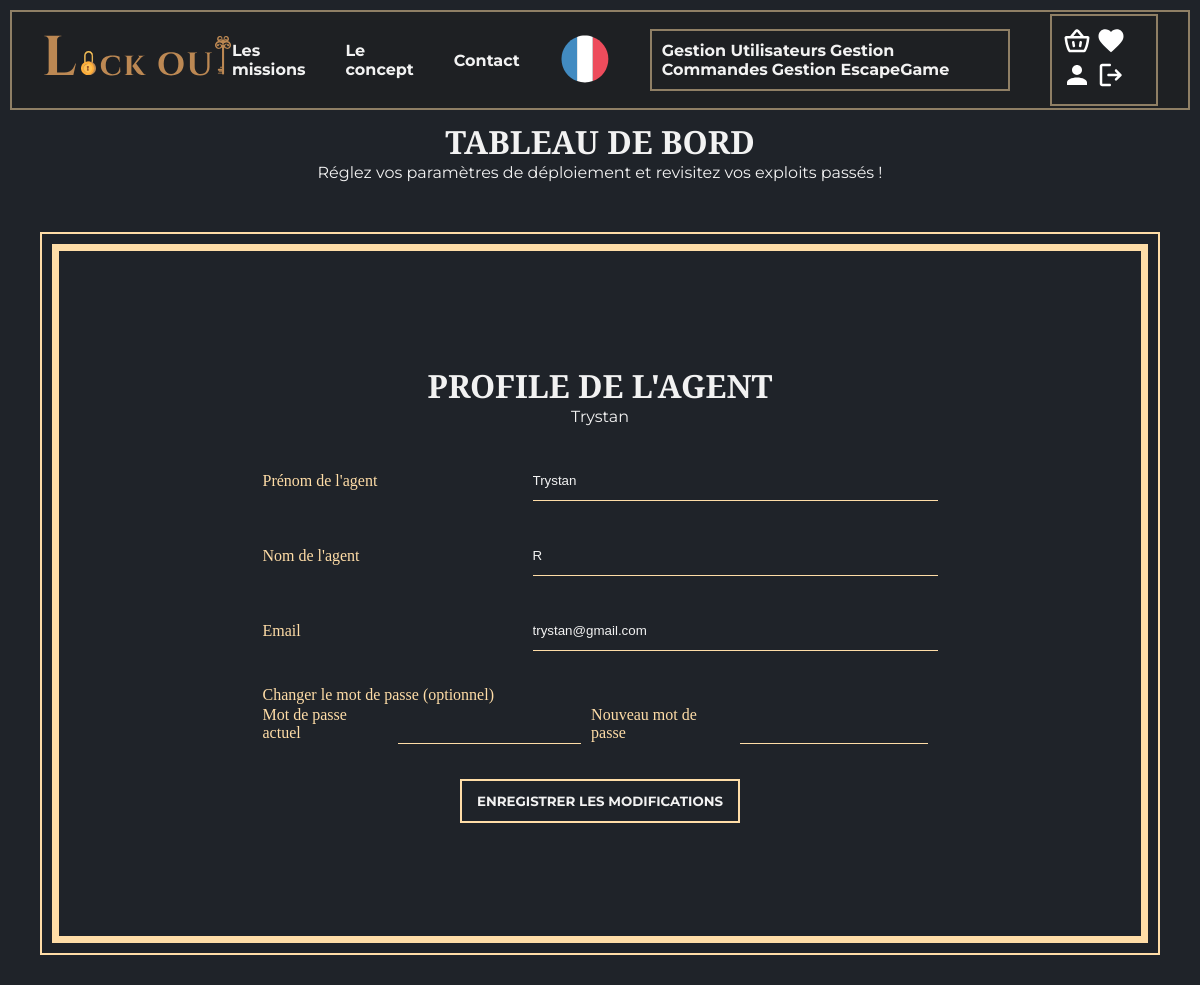
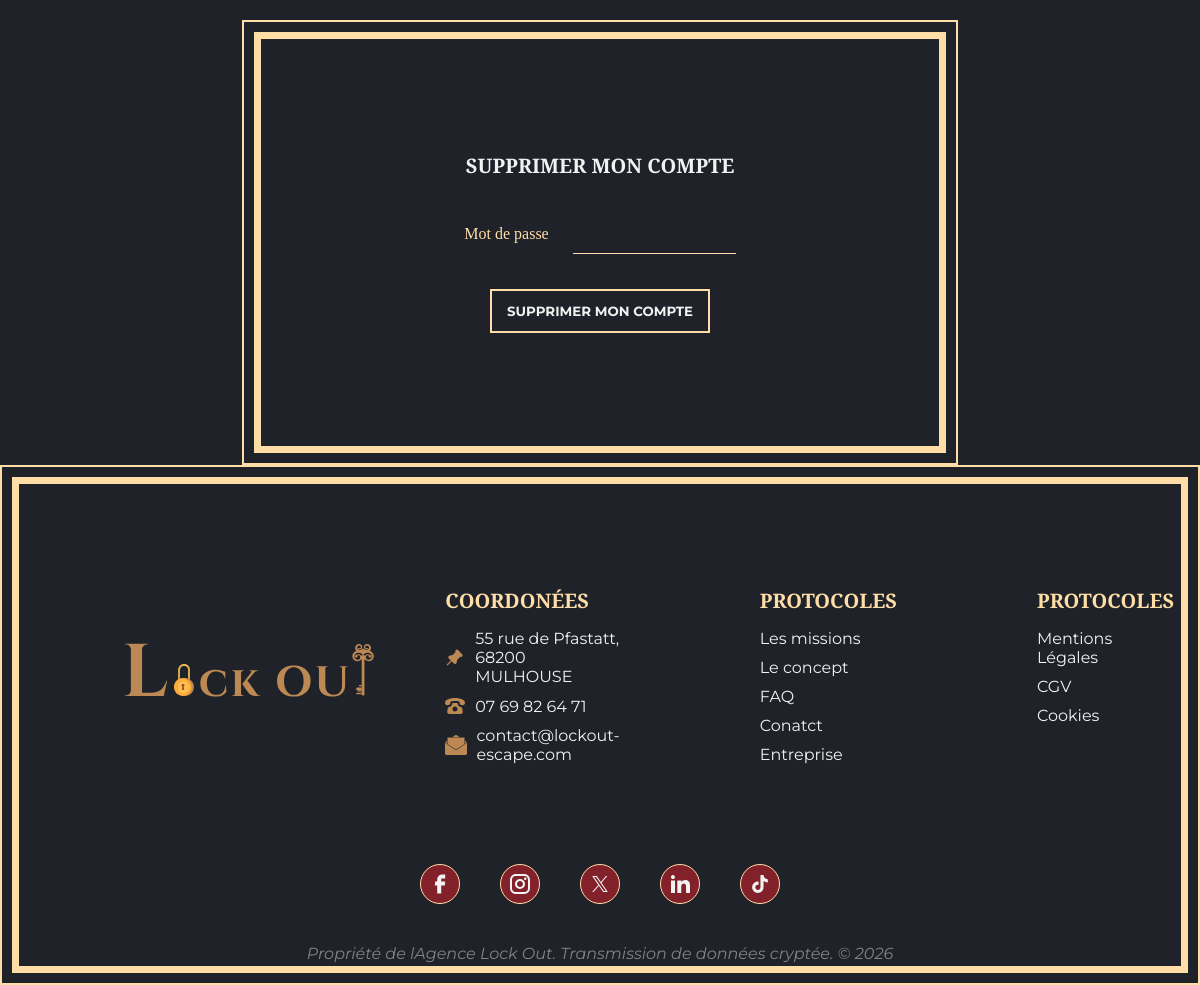
Screenshot of /index.php?action=profil (signed in) with the database file from the repository (2 pictures, top to bottom).
### tables this page shows
CREATE TABLE `client` (
  `id_client` int(11) NOT NULL,
  `nom` varchar(50) NOT NULL,
  `prénom` varchar(50) NOT NULL,
  `mail` varchar(100) NOT NULL,
  `mdp` varchar(100) NOT NULL,
  `statut` int(5) NOT NULL,
  `adresse` varchar(100) NOT NULL,
  `code_postal` int(5) NOT NULL,
  `ville` varchar(100) NOT NULL,
  `téléphone` int(17) NOT NULL
);

### vue/vue.class.php (called while the page is built, shortened)
<?php
class Vue {
  private $fichierVue;
  public function __construct($action) {
    $this->fichierVue = "vue/vue".$action.".php";
  }
  public function afficher($data) {
    require $this->fichierVue;
    require "gabarit.php";
  }
}

### controleur/CtlUtilisateur.class.php (called while the page is built, shortened)
<?php
require_once "modele/utilisateur.class.php";
require_once "vue/vue.class.php";
class CtlUtilisateur {
    private $utilisateur;
    public function __construct() {
        $this->utilisateur = new Utilisateur();
    }
    public function profil($erreur = "") {
        $utilisateur = $this->utilisateur->getUtilisateurByEmail($_SESSION['email']);
        $vue = new Vue("Profil");
        $vue->afficher(array(
            "utilisateur" => $utilisateur,
            "erreur" => $erreur
        ));
    }
}

### index.php (called while the page is built, shortened)
<?php
require "includes/default_config.php";
$routeur = new Routeur();
$routeur->routerRequete();

### modele/utilisateur.class.php (called while the page is built, shortened)
<?php
require_once "modele/database.class.php";
class Utilisateur extends Database {
  public function getUtilisateurByEmail($email) {
    $req = 'SELECT id_client AS id_utilisateur, nom, prénom AS prenom, mail, mdp, statut, adresse, code_postal, ville, téléphone AS telephone FROM client WHERE mail=?';
    $resultat = $this->execReqPrep($req, array($email));
    if (is_array($resultat) && isset($resultat[0]))
      return $resultat[0];
    return array();
  }
}

### modele/database.class.php (called while the page is built, shortened)
<?php
abstract class Database {
  private $bdd;
  protected function execReqPrep($req, $data) {
    $reponse = $this->connexionBDD()->prepare($req);
    if($reponse->execute($data)) {
      $resultat = $reponse->fetchAll(PDO::FETCH_ASSOC);
    if(!empty($resultat))
      return $resultat;
    else
      return $reponse->rowCount();
    }
    return FALSE;
  }
  private function connexionBDD() {
    global $conf;
    if (!isset($this->bdd))
      try {
        $options=array(PDO::MYSQL_ATTR_INIT_COMMAND => "SET NAMES utf8");
        $this->bdd = new PDO('mysql:host='. $conf->DBHost .';dbname='.$conf->DBName, $conf->DBUser, $conf->DBPwd, $options);
      }
      catch(Exception $err) {
        throw new Exception("Connexion à la BDD");
      }
    return $this->bdd;
  }
}

### vue/vueProfil.php (the view, shortened to what this page needs)
<?php
$cssLink = '<link href="style/profil.css" rel="stylesheet">';
$utilisateur = $utilisateur ?? array();
?>
<section class="profil">
    <div class="titre">
        <h2>Tableau de bord</h2>
        <p>Réglez vos paramètres de déploiement et revisitez vos exploits passés !</p>
    </div>
    <?php if (!empty($utilisateur)): ?>
        <form class="form doubleBorder" method="post" action="index.php?action=modifierProfil" class="form-profil">
            <div class="form_titre">
                <h2>Profile de l'agent</h2>
                <p><?= $utilisateur["prenom"] ?></p>
            </div>
            <div class="input-prenom">
                <label>Prénom de l'agent</label>
                <input type="text" name="prenom" value="<?= htmlspecialchars($utilisateur['prenom'] ?? '') ?>" required>
            </div>
            <div class="input-nom">
                <label>Nom de l'agent</label>
                <input type="text" name="nom" value="<?= htmlspecialchars($utilisateur['nom'] ?? '') ?>" required>
            </div>
            <div class="input-email">
                <label>Email</label>
                <input type="email" name="email" value="<?= htmlspecialchars($utilisateur['mail'] ?? '') ?>" required>
            </div>
            <div class="input-mdp">
                <legend>Changer le mot de passe (optionnel)</legend>
                <div>
                    <label>Mot de passe actuel <input type="password" name="mdp_actuel"
                            autocomplete="current-password"></label>
                    <label>Nouveau mot de passe <input type="password" name="mdp_nouveau"
                            autocomplete="new-password"></label>
                </div>
            </div>
            <button type="submit" class="cta">Enregistrer les modifications</button>
        </form>
        <form class="form doubleBorder" method="post" action="index.php?action=supprimerCompte"
        onsubmit="return confirm('Êtes-vous sûr de vouloir supprimer votre compte ?');">
        <div class="form_titre">
            <h3>Supprimer mon compte</h3>
        </div>
            <div class="input-sup">
                <label>Mot de passe </label>
                <input type="password" name="mdp" required>
            </div>
            <button type="submit" class="btn-danger cta">Supprimer mon compte</button>
        </form>
    <?php else: ?>
        <p class="msg-empty">Utilisateur introuvable.</p>
    <?php endif; ?>
</section>

### style/profil.css (style rules this page uses)
.form_titre { display: flex; flex-direction: column; align-items: center; }

### style/style.css (style rules this page uses)
:root { --primary: oklch(0.4077 0.1312 20.3); --secondary: oklch(0.9133 0.0788 79.02); --secondary-half: oklch(0.9133 0.0788 79.02 / 50%); --brand-red: oklch(0.4921 0.1064 26.16); --brand-red-half: oklch(0.4921 0.1064 26.16 / 50%); --brand-white: #e2e1ea; --brand-grey: oklch(0.5472 0.0172 277.61); --brand-grey-half: oklch(0.5472 0.0172 277.61 / 50%); --brand-black: oklch(0.2547 0.0128 258.37); --black: #1f1f1f; --black-half: oklch(0.2393 0 129.63 / 50%); --grey: oklch(0.6066 0 0); --grey-half: oklch(0.6066 0 0 / 50%); --white: oklch(0.9612 0 0); --info: #00bcff; --succes: #7ccf00; --warning: #ffb86a; --error: #fb2c36; --title: "Cinzel", serif; --text: "Montserrat", sans-serif; --height: 100px; }
* { padding: 0; margin: 0; box-sizing: border-box; }
body { background-color: var(--brand-black); }
section { display: flex; flex-direction: column; align-items: center; }
h2 { font-family: var(--title); font-size: 2rem; text-transform: uppercase; color: var(--white); }
h3 { font-family: var(--title); font-size: 1.25rem; text-transform: uppercase; color: var(--white); }
p, a, li, ul, button, span { font-family: var(--text); color: var(--white); }
button { border: none; background: none; cursor: pointer; }

### rows the page displays
client: prénom "Trystan", prenom "Trystan", nom "R", email "trystan@gmail.com"
